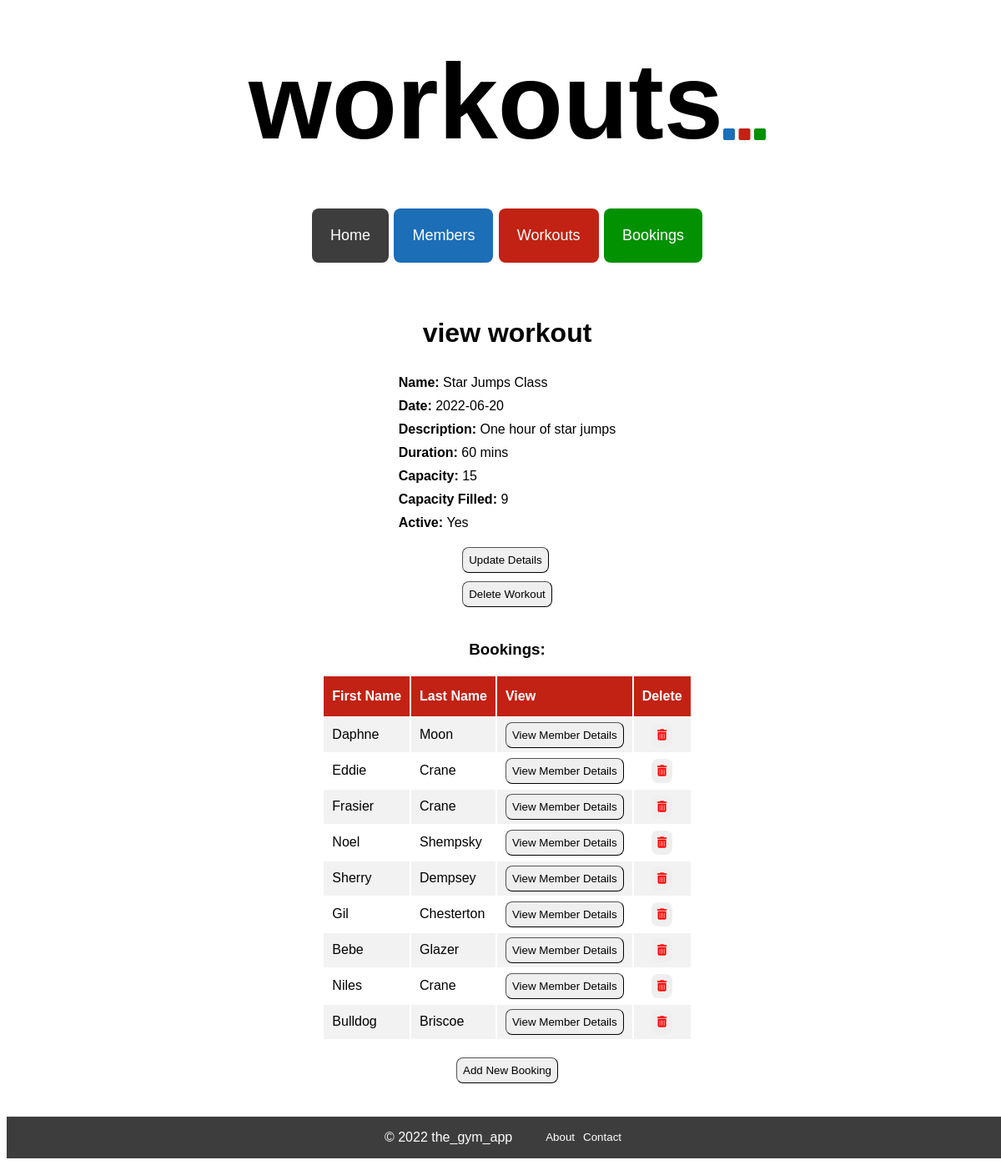
The page /workouts/5 on the database its author committed.
### tables this page shows
CREATE TABLE workouts (
    id INTEGER PRIMARY KEY AUTOINCREMENT,
    name VARCHAR,
    date DATE,
    description TEXT,
    duration INTEGER,
    capacity INTEGER,
    capacity_filled INTEGER,
    active BOOLEAN
);

CREATE TABLE members (
    id INTEGER PRIMARY KEY AUTOINCREMENT,
    first_name VARCHAR,
    last_name VARCHAR,
    dob DATE,
    active BOOLEAN
);

### controllers/workout_controller.py (the view)
@workouts_blueprint.route("/workouts/<id>")
def workout_show(id):
    route_name = "workouts"
    workout = workout_repository.select(id)
    bookings = workout_repository.get_bookings(workout)
    return render_template("workouts/show.html", route_name=route_name, workout=workout, bookings=bookings)

### db/run_sql.py (called while the page is built)
def get_db():
    path = os.path.dirname(os.path.abspath(__file__))
    db = os.path.join(path, "gym_db.db")
    conn = sqlite3.connect(db)
    conn.execute("PRAGMA foreign_keys = 1")
    conn.row_factory = sqlite3.Row
    return conn

def run_sql(sql, values = []):
    db = get_db()
    cursor = db.cursor()
    cursor.execute(sql, values)
    results = cursor.fetchall()
    db.commit()
    db.close()
    return results

### repositories/member_repository.py (called while the page is built)
def select(id):
    member = None
    sql = "SELECT * FROM members WHERE id = ?"
    values = [id]
    result = run_sql(sql, values)[0]
    if result is not None:
        active = True if result['active'] == 1 else False
        member = Member(result['first_name'], result['last_name'], result['dob'], active, result['id'])
    return member

### repositories/workout_repository.py (called while the page is built)
def select(id):
    workout = None
    sql = "SELECT * FROM workouts where id = ?"
    values = [id]
    result = run_sql(sql, values)[0]
    if result is not None:
        active = True if result['active'] == 1 else False
        workout = Workout(result['name'], result['date'], result['description'], result['duration'], result['capacity'], result['capacity_filled'], active, result['id'])
    return workout

def get_bookings(workout):
    bookings = []
    sql = "SELECT * from bookings WHERE workout_id = ?"
    values = [workout.id]
    results = run_sql(sql, values)
    for row in results:
        member = member_repository.select(row['member_id'])
        workout1 = select(row['workout_id'])
        booking = Booking(member, workout1, row['id'])
        bookings.append(booking)
    return bookings

### templates/workouts/show.html
{% extends 'base.html' %}
{% block content %}
<div class="show_page_container">
<h1>view workout</h1>
<div class="show_page_top_details">
    <div><b>Name: </b> {{workout.name}}</div>
    <div><b>Date: </b> {{workout.date}}</div>
    <div><b>Description: </b> {{workout.description}}</div>
    <div><b>Duration: </b> {{workout.duration}} mins</div>
    <div><b>Capacity: </b> {{workout.capacity}}</div>
    <div><b>Capacity Filled: </b> {{workout.capacity_filled}}</div>
    {% if workout.active == True %}
    <div><b>Active: </b>Yes</div>
    {% elif workout.active == False %}
    <div><b>Active: </b>No</div>
    {% endif %}
</div>
<div id="show_page_top_buttons">
<button class="show_page_button" id="update_button"><a class="show_page_link" href="/workouts/{{workout.id}}/update">Update Details</a></button>
<form action="/workouts/{{workout.id}}/delete" method="POST"><button class="show_page_button" id="delete_button">Delete Workout</button></form>
</div>
<h3 class="bookings_header">Bookings:</h3>
<table class="show_page_table">
    <tr class="show_page_table_headers" id="show_page_table_headers_workouts">
        <th>First Name</th>
        <th>Last Name</th>
        <th>View</th>
        <th>Delete</th>
    </tr>
    {% for booking in bookings %}
    <tr class="show_page_table_content">
        <td>{{booking.member.first_name}}</td>
        <td>{{booking.member.last_name}}</td>
        <td>
            <button class="show_page_button" id="show_page_view_button">
                <a class="show_page_link" href="/members/{{booking.member.id}}">View Member Details</a>
            </button>
        </td>
        <td class="delete_column">
            <form action="/bookings/workout/{{booking.id}}/delete" method="POST">
                <button class="show_page_button" id="show_page_delete_button"><i class="fa-solid fa-trash-can" style="color: red"></i></button>
            </form>
        </td>
    </tr>
    {% endfor %}
</table>
{% if workout.capacity_filled == workout.capacity %}
    <p id="full_message"><b>Sorry this workout is full, you can't add any more bookings.</b></p>
{% elif workout.active == False %}
    <p if="full_message"><b>Sorry this workout is inactive, you can't add any bookings.</b></p>
{% else %}
    <button class="show_page_button" id="show_page_bottom_button">
        <a class="show_page_link" href="/bookings/create/workout/{{workout.id}}">Add New Booking</a>
    </button>
{% endif %}
{% endblock %}

### static/style.css (style rules this page uses)
body { height: 100%; width: 100%; font-family: Verdana, Geneva, Tahoma, sans-serif; }

### static/index_pages.css (style rules this page uses)
.delete_column { text-align: center; }

### static/show_pages.css (style rules this page uses)
.show_page_container { display: flex; flex-direction: column; align-items: center; justify-content: center; margin: 40px auto; }
.show_page_top_details>div { margin: 10px auto; }
.show_page_table { width: auto; text-align: left; }
.show_page_table_headers { background-color: #1c6eb6; color: white; }
#show_page_table_headers_workouts { background-color: #c12214; }
.show_page_table_headers>th { padding: 15px 10px; }
.show_page_table_content>td { padding: 5px 10px; }
.show_page_table_content:nth-child(even) { background-color: #f2f2f2; }
.show_page_button { padding: 7px; border-radius: 8px; border-width: 1px; }
#show_page_delete_button { border: none; }
.show_page_link { color: #000000; text-decoration: none; }
#show_page_top_buttons>button { margin: 10px auto; }
#show_page_bottom_button { margin-top: 20px; }
.bookings_header { margin-top: 40px; }

### rows shown on the page
workouts: name "Star Jumps Class", date "2022-06-20", description "One hour of star jumps", duration "60", capacity "15", capacity_filled "9"
members: member.first_name "Daphne", member.last_name "Moon"
members: member.first_name "Eddie", member.last_name "Crane"
members: member.first_name "Frasier", member.last_name "Crane"
members: member.first_name "Noel", member.last_name "Shempsky"
members: member.first_name "Sherry", member.last_name "Dempsey"
members: member.first_name "Gil", member.last_name "Chesterton"
members: member.first_name "Bebe", member.last_name "Glazer"
members: member.first_name "Niles", member.last_name "Crane"
members: member.first_name "Bulldog", member.last_name "Briscoe"

### other values the page prints
{{ route_name }} "workouts"
